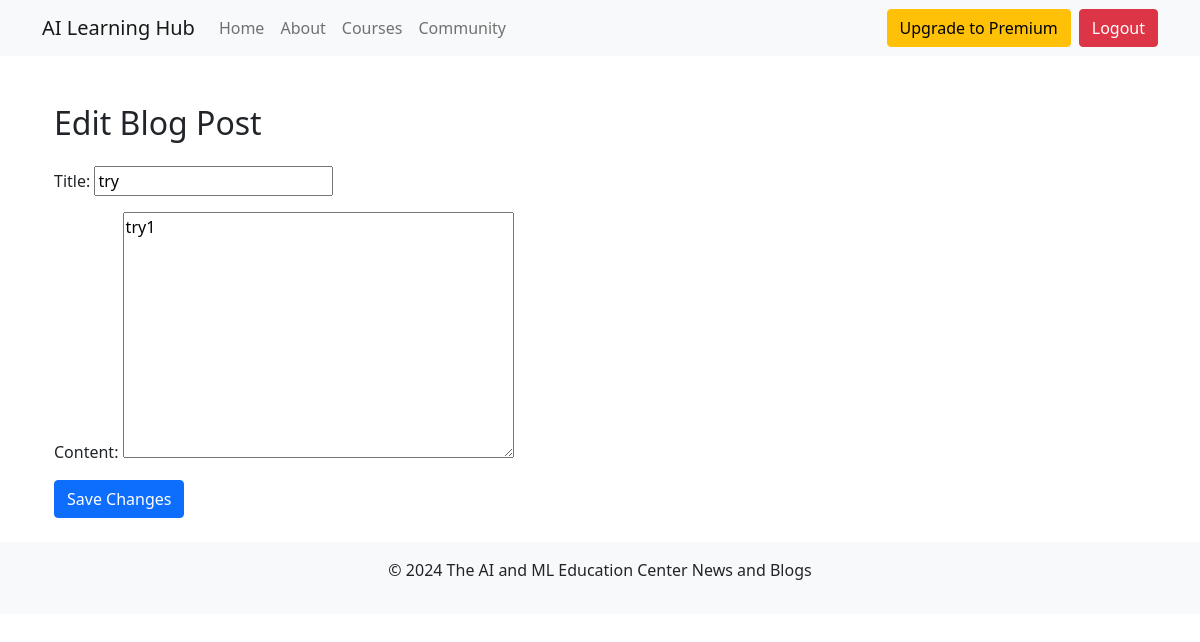
/edit-blog/1/ (signed in), run on an earlier commit of the app's database.
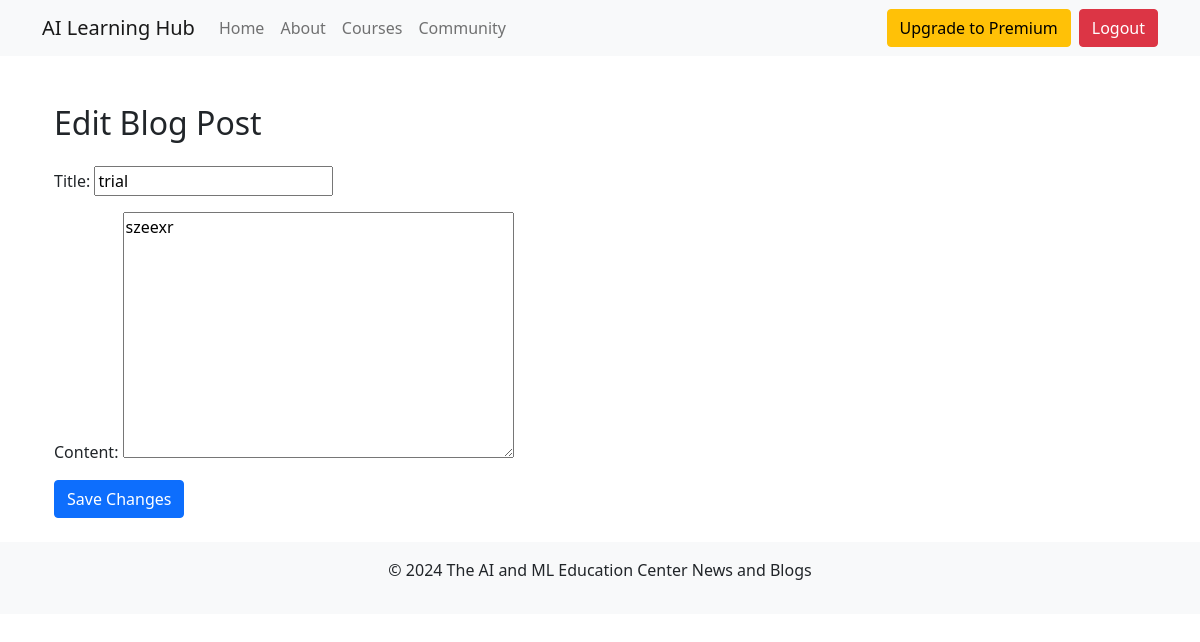
And on a later commit of the database.
### apps/models.py (models this page shows, shortened)
class BlogPost(models.Model):
    user = models.ForeignKey(User, on_delete=models.CASCADE)
    title = models.CharField(max_length=200)
    content = models.TextField()
    pub_date = models.DateTimeField('date published')

### apps/views.py (the view)
# urls.py: path('edit-blog/<int:pk>/', views.edit_blog_post, name='edit_blog_post'),
@login_required
def edit_blog_post(request, pk):
    post = get_object_or_404(BlogPost, pk=pk)
    if request.method == 'POST':
        form = BlogPostForm(request.POST, instance=post)
        if form.is_valid():
            form.save()
            return redirect('blog:blog_post_list')
    else:
        form = BlogPostForm(instance=post)
    return render(request, 'edit_blog_post.html', {'form': form, 'post': post})

### apps/forms.py
class BlogPostForm(forms.ModelForm):
    class Meta:
        model = BlogPost
        fields = ['title', 'content']

### apps/templates/edit_blog_post.html (shortened to what this page needs)
{% extends 'base.html' %}
{% block content %}
    <div class="container mt-5">
        <h2 class="mb-4">Edit Blog Post</h2>
        <form method="post">
            {{ form.as_p }}
            <button type="submit" class="btn btn-primary">Save Changes</button>
        </form>
    </div>
{% endblock %}

What changed in the data, as far as the page shows it:
changed BlogPost: title "try" → "trial"; content "try1" → "szeexr"
